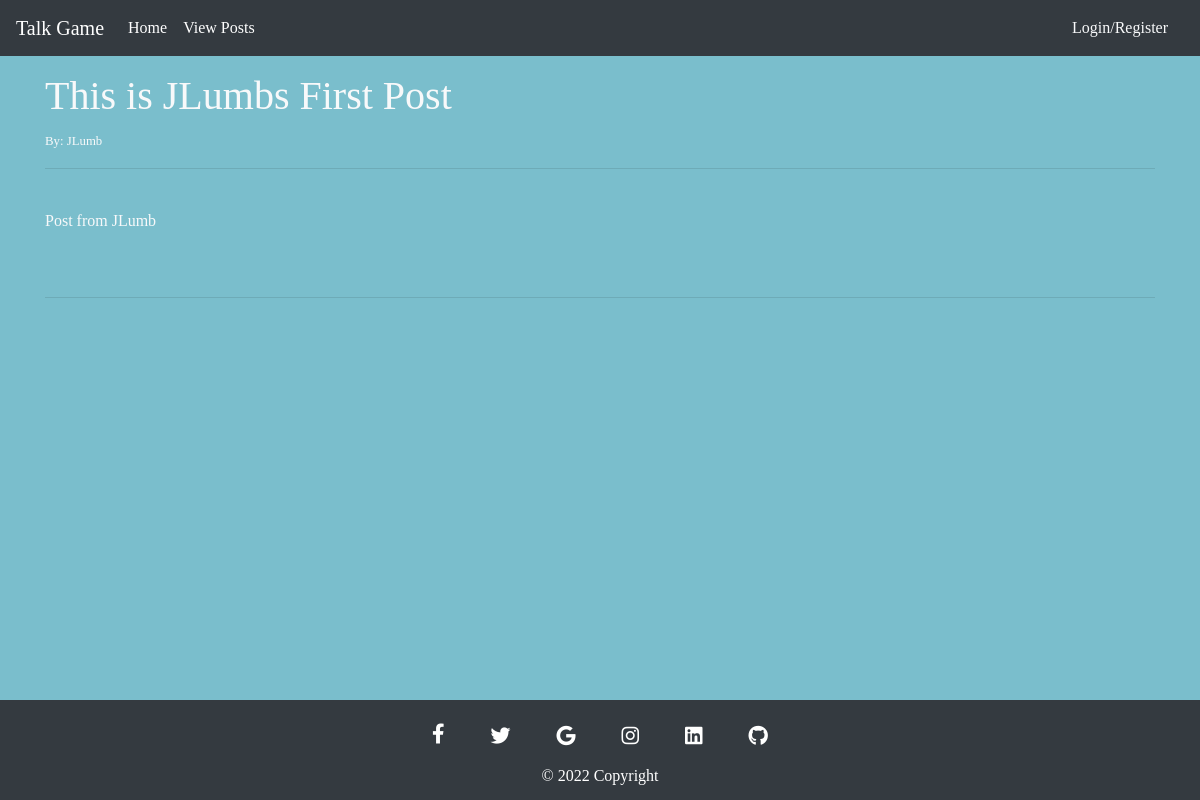
Page /post_view/3 on the committed database.
### forum/models.py (models this page shows, shortened)
class Post(models.Model):
    title = models.CharField(max_length=100, unique=True)
    slug = AutoSlugField(populate_from=['title'])
    author = models.ForeignKey(
        User, on_delete=models.CASCADE, related_name='author_posts')
    content = models.TextField()
    created_on = models.DateTimeField(auto_now_add=True)
    genre = models.ForeignKey(Genre, on_delete=models.CASCADE)
    class Meta:
        ordering = ["-created_on"]

### forum/views.py (the view)
# urls.py: path('post_view/<int:pk>', postView.as_view(), name='post_view'),
class postView(DetailView):
    model = Post
    template_name = 'post_view.html'

### templates/post_view.html (shortened to what this page needs)
{% extends 'base.html' %}
{% block content %}
<h1>{{ post.title }}</h1>
<small>By: {{ post.author }}</small>
<hr/>
<br>
{{ post.content }}
<br>
<br>
<br>
<hr/>
{% endblock %}

### static/css/style.css (style rules this page uses)
* { font-family: Georgia, serif; }
body { margin: 0; padding: 0; height: 100%; background: #7abecc; }

### rows in the picture
Post: title "This is JLumbs First Post", author "JLumb", content "Post from JLumb"
